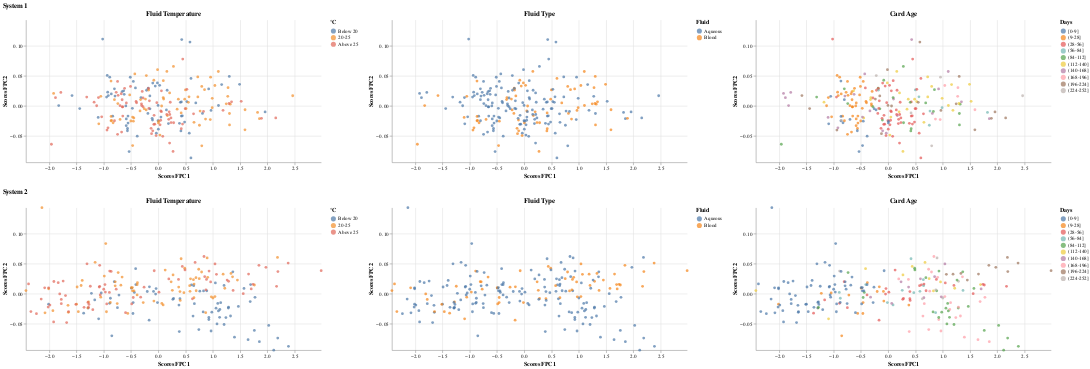

The code cell stored with this chart in its notebook:
### Markdown cell above
### System 1 versus System 2: Sensor A - Sample Window

### Code cell
pc_scores_s1_A_sample_window, pc_scores_s2_A_sample_window,fpca_s1_A_sample_window,fpca_s2_A_sample_window = fpca_two_inputs(A1_sample_window_combine_balanced.iloc[:,:-6], A2_sample_window_combine_balanced.iloc[:,:-6], color_fpc1_s1='tab:blue', color_fpc2_s1='tab:cyan', color_fpc1_s2='tab:orange', color_fpc2_s2='gold')
print("--------------------------------------------------- Bootstrap -------------------------------------------------------------------------------------------")
as1,as2 = bootstrap(A1_sample_window_combine_balanced, A2_sample_window_combine_balanced,"A","sample_window",features="FluidTempBin")
print("--------------------------------------------------- PCA Scores -------------------------------------------------------------------------------------------")
create_pc_scores_plots(pc_scores_s1_A_sample_window, pc_scores_s2_A_sample_window, A1_sample_window_combine_balanced, A2_sample_window_combine_balanced,features="FluidTempBin")

### Figure 1 — Vega-Lite specification as saved in the notebook (floating-point values rounded to 4 significant figures; data arrays with more than 128 entries replaced by an {"elided": "..."} marker saying what was removed)
{"config": {"view": {"continuousWidth": 300, "continuousHeight": 300, "stroke": null}}, "vconcat": [{"hconcat": [{"mark": {"type": "circle"}, "encoding": {"color": {"field": "FluidTempBin", "scale": {"domain": ["Below 20", "20-25", "Above 25"], "range": ["#4e79a7", "#f28e2b", "#e16759"]}, "sort": ["Below 20", "20-25", "Above 25"], "title": "°C", "type": "ordinal"}, "tooltip": [{"field": "TestID", "type": "quantitative"}, {"field": "PC1_Scores", "type": "quantitative"}, {"field": "PC2_Scores", "type": "quantitative"}, {"field": "FluidTempBin", "title": "Fluid Temperature", "type": "ordinal"}], "x": {"field": "PC1_Scores", "scale": {"domain": [-2.427, 2.987]}, "title": "Scores FPC1", "type": "quantitative"}, "y": {"field": "PC2_Scores", "scale": {"domain": [-0.09403, 0.1434]}, "title": "Scores FPC2", "type": "quantitative"}}, "height": 280, "title": "Fluid Temperature", "width": 580}, {"mark": {"type": "circle"}, "encoding": {"color": {"field": "FluidTypeBin", "scale": {"scheme": "tableau10"}, "title": "Fluid", "type": "nominal"}, "tooltip": [{"field": "TestID", "type": "quantitative"}, {"field": "PC1_Scores", "type": "quantitative"}, {"field": "PC2_Scores", "type": "quantitative"}, {"field": "FluidTypeBin", "title": "Fluid Type", "type": "nominal"}], "x": {"field": "PC1_Scores", "scale": {"domain": [-2.427, 2.987]}, "title": "Scores FPC1", "type": "quantitative"}, "y": {"field": "PC2_Scores", "scale": {"domain": [-0.09403, 0.1434]}, "title": "Scores FPC2", "type": "quantitative"}}, "height": 280, "title": "Fluid Type", "width": 580}, {"mark": {"type": "circle"}, "encoding": {"color": {"field": "CardAgeBin", "scale": {"scheme": "tableau10"}, "sort": ["[0-9]", "(9-28]", "(28-56]", "(56-84]", "(84-112]", "(112-140]", "(140-168]", "(168-196]", "(196-224]", "(224-252]"], "title": "Days", "type": "ordinal"}, "tooltip": [{"field": "TestID", "type": "quantitative"}, {"field": "PC1_Scores", "type": "quantitative"}, {"field": "PC2_Scores", "type": "quantitative"}, {"field": "CardAgeBin", "title": "Card Age", "type": "ordinal"}], "x": {"field": "PC1_Scores", "scale": {"domain": [-2.427, 2.987]}, "title": "Scores FPC1", "type": "quantitative"}, "y": {"field": "PC2_Scores", "scale": {"domain": [-0.09403, 0.1434]}, "title": "Scores FPC2", "type": "quantitative"}}, "height": 280, "title": "Card Age", "width": 580}], "data": {"name": "data-0ef5427493b108cf732f07fa9d06e298"}, "resolve": {"scale": {"color": "independent"}}, "title": "System 1"}, {"hconcat": [{"mark": {"type": "circle"}, "encoding": {"color": {"field": "FluidTempBin", "scale": {"domain": ["Below 20", "20-25", "Above 25"], "range": ["#4e79a7", "#f28e2b", "#e16759"]}, "sort": ["Below 20", "20-25", "Above 25"], "title": "°C", "type": "ordinal"}, "tooltip": [{"field": "TestID", "type": "quantitative"}, {"field": "PC1_Scores", "type": "quantitative"}, {"field": "PC2_Scores", "type": "quantitative"}, {"field": "FluidTempBin", "title": "Fluid Temperature", "type": "ordinal"}], "x": {"field": "PC1_Scores", "scale": {"domain": [-2.427, 2.987]}, "title": "Scores FPC1", "type": "quantitative"}, "y": {"field": "PC2_Scores", "scale": {"domain": [-0.09403, 0.1434]}, "title": "Scores FPC2", "type": "quantitative"}}, "height": 280, "title": "Fluid Temperature", "width": 580}, {"mark": {"type": "circle"}, "encoding": {"color": {"field": "FluidTypeBin", "scale": {"scheme": "tableau10"}, "title": "Fluid", "type": "nominal"}, "tooltip": [{"field": "TestID", "type": "quantitative"}, {"field": "PC1_Scores", "type": "quantitative"}, {"field": "PC2_Scores", "type": "quantitative"}, {"field": "FluidTypeBin", "title": "Fluid Type", "type": "nominal"}], "x": {"field": "PC1_Scores", "scale": {"domain": [-2.427, 2.987]}, "title": "Scores FPC1", "type": "quantitative"}, "y": {"field": "PC2_Scores", "scale": {"domain": [-0.09403, 0.1434]}, "title": "Scores FPC2", "type": "quantitative"}}, "height": 280, "title": "Fluid Type", "width": 580}, {"mark": {"type": "circle"}, "encoding": {"color": {"field": "CardAgeBin", "scale": {"scheme": "tableau10"}, "sort": ["[0-9]", "(9-28]", "(28-56]", "(56-84]", "(84-112]", "(112-140]", "(140-168]", "(168-196]", "(196-224]", "(224-252]"], "title": "Days", "type": "ordinal"}, "tooltip": [{"field": "TestID", "type": "quantitative"}, {"field": "PC1_Scores", "type": "quantitative"}, {"field": "PC2_Scores", "type": "quantitative"}, {"field": "CardAgeBin", "title": "Card Age", "type": "ordinal"}], "x": {"field": "PC1_Scores", "scale": {"domain": [-2.427, 2.987]}, "title": "Scores FPC1", "type": "quantitative"}, "y": {"field": "PC2_Scores", "scale": {"domain": [-0.09403, 0.1434]}, "title": "Scores FPC2", "type": "quantitative"}}, "height": 280, "title": "Card Age", "width": 580}], "data": {"name": "data-48e93a0b61d74300b7327fd39c55ee26"}, "resolve": {"scale": {"color": "independent"}}, "title": "System 2"}], "$schema": "https://vega.github.io/schema/vega-lite/v5.16.3.json", "datasets": {"data-0ef5427493b108cf732f07fa9d06e298": {"elided": "216 records"}, "data-48e93a0b61d74300b7327fd39c55ee26": {"elided": "216 records"}}}
